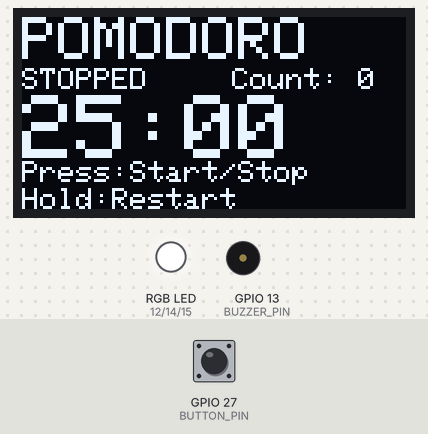
The sketch below on a simulated ESP32. Shown: 128×64 one-colour display, an RGB LED mixed from three pins (HIGH = lit), buzzer (waves = sounding, pin HIGH). The test bench sets the inputs (shaded band); at power-on: GPIO 27 (BUTTON_PIN) HIGH. What the sketch prints to the serial monitor is not drawn.

Above: at 1.2 s.
1.3 s: GPIO 27 (BUTTON_PIN) pulled LOW for 0.15 s
At 1.5 s:
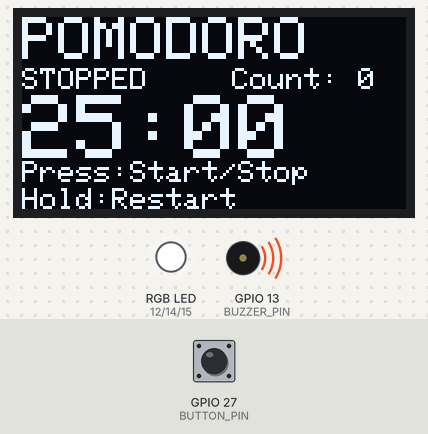
2.0 s: GPIO 27 (BUTTON_PIN) pulled LOW for 3.2 s
6.7 s: GPIO 27 (BUTTON_PIN) pulled LOW for 1 s
At 8.7 s:
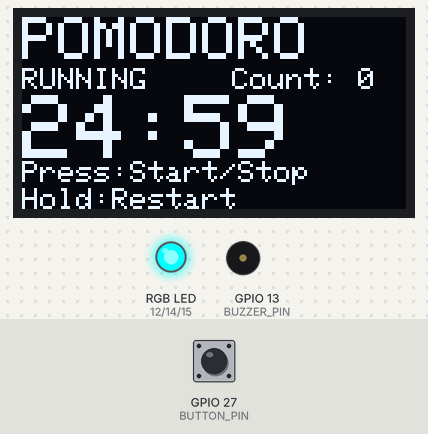
9.2 s: GPIO 27 (BUTTON_PIN) pulled LOW for 0.15 s
At 10.8 s:
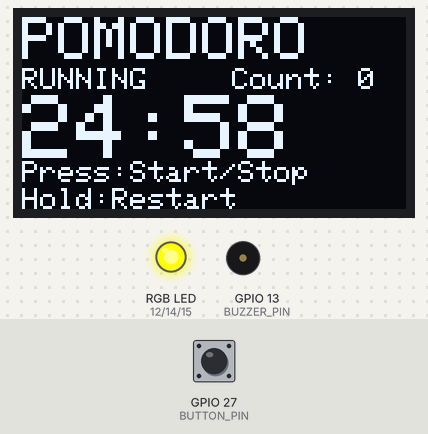
11.1 s: GPIO 27 (BUTTON_PIN) pulled LOW for 0.15 s
At 11.32 s:
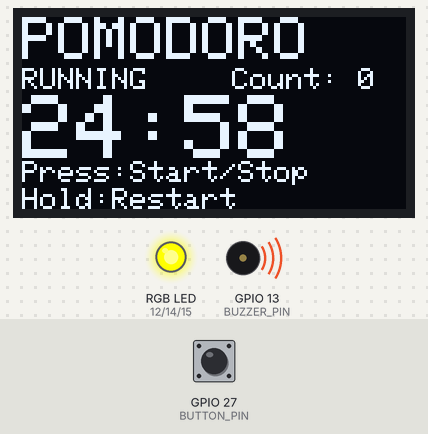
12.9 s: GPIO 27 (BUTTON_PIN) driven LOW
At 16.27 s:
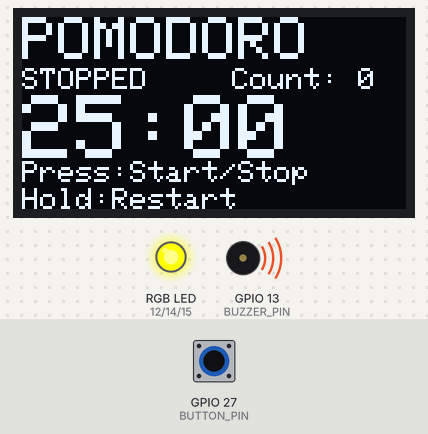
Timing chart, 0 to 16.9 s (numbered marks = the images above; inputs shaded):
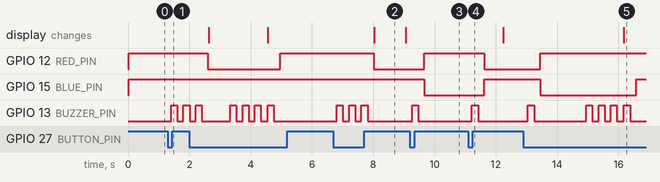

Measured:
- after the input at 1.3 s, GPIO 13 (BUZZER_PIN): LOW → HIGH after 0.11 s, → LOW 0.20 s later, → HIGH 0.20 s later
- after the input at 6.7 s, GPIO 12 (RED_PIN): HIGH → LOW after 1.3 s; GPIO 13 (BUZZER_PIN): alternates HIGH for 0.20 s and LOW for 0.20 s, 6 changes in all, then stays LOW, starting after 0.11 s; the display: changes after 1.3 s (image 2)
- after the input at 9.2 s, GPIO 12 (RED_PIN): LOW → HIGH after 0.47 s; GPIO 15 (BLUE_PIN): HIGH → LOW after 0.47 s; GPIO 13 (BUZZER_PIN): LOW → HIGH after 0.07 s, → LOW 0.20 s later
- after the input at 11.1 s, GPIO 12 (RED_PIN): HIGH → LOW after 0.52 s; GPIO 15 (BLUE_PIN): LOW → HIGH after 0.52 s; GPIO 13 (BUZZER_PIN): LOW → HIGH after 0.12 s, → LOW 0.20 s later
- after the input at 12.9 s, GPIO 12 (RED_PIN): LOW → HIGH after 0.55 s; GPIO 15 (BLUE_PIN): HIGH → LOW after 0.55 s, → HIGH 3.1 s later; GPIO 13 (BUZZER_PIN): goes HIGH 0.20 s, LOW 1.7 s, 3 × (HIGH 0.20 s, LOW 0.20 s), HIGH 0.20 s, then LOW, starting after 0.15 s; the display: changes after 3.3 s (image 5)
- what the display in image 2 shows lasts 1.1 s, from 8.0 s to 9.1 s

The sketch:

pomodoroTimer.ino
```cpp
#include <Wire.h>
#include <Adafruit_GFX.h>
#include <Adafruit_SSD1306.h>

// OLED display settings
#define SCREEN_WIDTH 128
#define SCREEN_HEIGHT 64
#define OLED_RESET -1
Adafruit_SSD1306 display(SCREEN_WIDTH, SCREEN_HEIGHT, &Wire, OLED_RESET);

// Pin definitions
#define BUTTON_PIN 27      // Connect one side of button here
#define BUZZER_PIN 13     // Buzzer positive

// RGB LED Pins
#define RED_PIN 12
#define GREEN_PIN 14
#define BLUE_PIN 15

// Pomodoro timing constants (in seconds) - CHANGED NAMES
#define POMODORO_DURATION 25 * 60  // 25 minutes
#define SHORT_BREAK_DURATION 5 * 60     // 5 minutes
#define LONG_BREAK_DURATION 15 * 60     // 15 minutes

// States
enum TimerState {
  STOPPED,
  RUNNING,
  PAUSED
};

enum PomodoroPhase {
  POMODORO,
  SHORT_BREAK,
  LONG_BREAK
};

// Global variables
TimerState currentState = STOPPED;
PomodoroPhase currentPhase = POMODORO;
unsigned long remainingTime = POMODORO_DURATION;  // CHANGED HERE
unsigned long lastUpdateTime = 0;
int pomodoroCount = 0;
bool buttonPressed = false;
bool lastButtonState = HIGH;

void setup() {
  Serial.begin(115200);

  // Initialize pins
  pinMode(BUTTON_PIN, INPUT_PULLUP);  // ESP32 internal pull-up
  pinMode(BUZZER_PIN, OUTPUT);

  // Initialize RGB LED pins
  pinMode(RED_PIN, OUTPUT);
  pinMode(GREEN_PIN, OUTPUT);
  pinMode(BLUE_PIN, OUTPUT);

  // Initialize OLED
  if(!display.begin(SSD1306_SWITCHCAPVCC, 0x3C)) {
    Serial.println(F("SSD1306 allocation failed"));
    for(;;);
  }

  display.clearDisplay();
  display.setTextColor(WHITE);
  display.setTextSize(1);

  Serial.println("Pomodoro Timer Ready!");
  updateRGB(); // Set initial RGB color
  updateDisplay();
}

void loop() {
  handleButton();
  updateTimer();
  delay(50); // Small delay for debouncing
}


// RGB LED Control Function - COMMON ANODE VERSION
void updateRGB() {
  // For Common Anode: HIGH = OFF, LOW = ON
  // Turn off all colors first (set all to HIGH)
  digitalWrite(RED_PIN, HIGH);
  digitalWrite(GREEN_PIN, HIGH);
  digitalWrite(BLUE_PIN, HIGH);

  // Set color based on state and phase
  if (currentState == PAUSED) {
    // Blue for paused
    digitalWrite(BLUE_PIN, LOW);  // LOW turns ON for common anode
    Serial.println("RGB: Blue (Paused)");
  }
  else if (currentState == RUNNING) {
    if (currentPhase == POMODORO) {
      // Red for pomodoro running
      digitalWrite(RED_PIN, LOW);  // LOW turns ON for common anode
      Serial.println("RGB: Red (Pomodoro Running)");
    } else {
      // Green for break running
      digitalWrite(GREEN_PIN, LOW);  // LOW turns ON for common anode
      Serial.println("RGB: Green (Break Running)");
    }
  }
  else { // STOPPED state
    digitalWrite(RED_PIN, HIGH);
    digitalWrite(GREEN_PIN, HIGH);
    digitalWrite(BLUE_PIN, HIGH);
  }
}


void handleButton() {
  bool currentButtonState = digitalRead(BUTTON_PIN);
  static unsigned long lastDebounceTime = 0;
  static bool lastStableState = HIGH;

  // Debounce logic
  if (currentButtonState != lastStableState) {
    lastDebounceTime = millis();
  }

  if ((millis() - lastDebounceTime) > 50) {
    // State is stable
    if (currentButtonState != lastButtonState) {
      lastButtonState = currentButtonState;

      if (currentButtonState == LOW) {
        // Button pressed - handle single click
        if (currentState == STOPPED) {
          startTimer();
        } else if (currentState == RUNNING) {
          pauseTimer();
        } else if (currentState == PAUSED) {
          resumeTimer();
        }
      }
    }
  }

  lastStableState = currentButtonState;

  // Long press detection (separate from debouncing)
  static unsigned long pressStartTime = 0;
  if (currentButtonState == LOW) {
    if (pressStartTime == 0) {
      pressStartTime = millis();
    } else if (millis() - pressStartTime > 2000) {
      restartTimer();
      pressStartTime = 0;
      // Wait for button release
      while(digitalRead(BUTTON_PIN) == LOW) {
        delay(50);
      }
    }
  } else {
    pressStartTime = 0;
  }
}

void startTimer() {
  currentState = RUNNING;
  lastUpdateTime = millis();
  playBuzzer();
  updateRGB(); // Update RGB color
  Serial.println("Timer started");
}

void pauseTimer() {
  currentState = PAUSED;
  playBuzzerOnce();
  updateRGB(); // Update RGB color
  Serial.println("Timer paused");
}

void resumeTimer() {
  currentState = RUNNING;
  lastUpdateTime = millis();
  playBuzzerOnce();
  updateRGB(); // Update RGB color
  Serial.println("Timer resumed");
}

void restartTimer() {
  currentState = STOPPED;
  resetTimer();
  playBuzzerOnce();
  updateRGB(); // Update RGB color
  Serial.println("Timer restarted");
}

void resetTimer() {
  switch(currentPhase) {
    case POMODORO:
      remainingTime = POMODORO_DURATION;  // CHANGED HERE
      break;
    case SHORT_BREAK:
      remainingTime = SHORT_BREAK_DURATION;  // CHANGED HERE
      break;
    case LONG_BREAK:
      remainingTime = LONG_BREAK_DURATION;  // CHANGED HERE
      break;
  }
  playBuzzer();
  updateDisplay();
}

void updateTimer() {
  if (currentState != RUNNING) return;

  unsigned long currentTime = millis();

  if (currentTime - lastUpdateTime >= 1000) { // Update every second
    if (remainingTime > 0) {
      remainingTime--;
      lastUpdateTime = currentTime;
      updateDisplay();
    } else {
      // Timer completed
      timerComplete();
    }
  }
}

void timerComplete() {
  currentState = STOPPED;
  playBuzzer();

  // Move to next phase
  switch(currentPhase) {
    case POMODORO:
      pomodoroCount++;
      if (pomodoroCount % 4 == 0) {
        currentPhase = LONG_BREAK;
        Serial.println("Pomodoro completed! Time for long break.");
      } else {
        currentPhase = SHORT_BREAK;
        Serial.println("Pomodoro completed! Time for short break.");
      }
      break;

    case SHORT_BREAK:
    case LONG_BREAK:
      currentPhase = POMODORO;
      Serial.println("Break completed! Time for next pomodoro.");
      break;
  }

  resetTimer();
  updateRGB(); // Update RGB color when phase changes
  updateDisplay();
}

void playBuzzer() {
  // Play completion sound
  for (int i = 0; i < 3; i++) {
    digitalWrite(BUZZER_PIN, HIGH);
    delay(200);
    digitalWrite(BUZZER_PIN, LOW);
    delay(200);
  }
}

void playBuzzerOnce() {
    digitalWrite(BUZZER_PIN, HIGH);
    delay(200);
    digitalWrite(BUZZER_PIN, LOW);
    delay(200);
  }

void updateDisplay() {
  display.clearDisplay();

  // Display current phase
  display.setCursor(0, 0);
  display.setTextSize(2);

  switch(currentPhase) {
    case POMODORO:
      display.print("POMODORO");
      break;
    case SHORT_BREAK:
      display.print("BREAK");
      break;
    case LONG_BREAK:
      display.print("LONG BREAK");
      break;
  }

  // Display timer state
  display.setCursor(0, 17);
  display.setTextSize(1);
  switch(currentState) {
    case RUNNING:
      display.print("RUNNING");
      break;
    case PAUSED:
      display.print("PAUSED");
      break;
    case STOPPED:
      display.print("STOPPED");
      break;
  }

  // Display pomodoro count
  display.setCursor(70, 17);
  display.print("Count: ");
  display.print(pomodoroCount);

  // Display time
  display.setCursor(0, 26);
  display.setTextSize(3);

  int minutes = remainingTime / 60;
  int seconds = remainingTime % 60;

  if (minutes < 10) display.print("0");
  display.print(minutes);
  display.print(":");
  if (seconds < 10) display.print("0");
  display.print(seconds);

  // Display instructions
  display.setCursor(0, 48);
  display.setTextSize(1);
  display.print("Press:Start/Stop");

    // Display instructions
  display.setCursor(0, 57);
  display.setTextSize(1);
  display.print("Hold:Restart");

  display.display();
}
```
